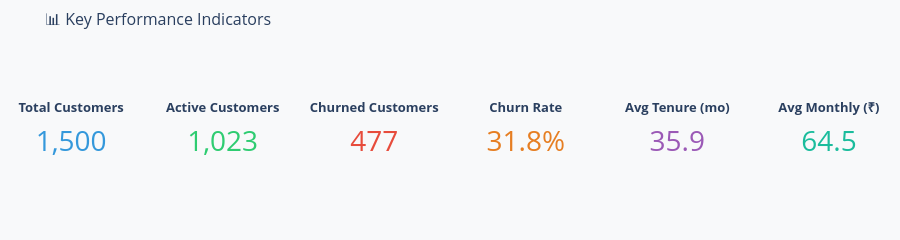

This figure's notebook cell:
### Markdown cell above
## 📊 KPI Dashboard

### Code cell
total = len(df)
churned = df['Churn'].sum()
active = total - churned
churn_rate = churned/total*100
avg_tenure = df['Tenure_Months'].mean()
avg_monthly = df['MonthlyCharges'].mean()
revenue_lost = df[df['Churn']==1]['TotalCharges'].sum()

fig = make_subplots(rows=1, cols=6,
    specs=[[{'type':'indicator'}]*6],
    column_widths=[1,1,1,1,1,1])

kpis = [
    ('Total Customers', total, None, '#3498db'),
    ('Active Customers', active, None, '#2ecc71'),
    ('Churned Customers', churned, None, '#e74c3c'),
    ('Churn Rate', churn_rate, '%', '#e67e22'),
    ('Avg Tenure (mo)', avg_tenure, None, '#9b59b6'),
    ('Avg Monthly (₹)', avg_monthly, None, '#1abc9c'),
]
for i, (title, val, suffix, color) in enumerate(kpis, 1):
    num_fmt = f'.1f' if isinstance(val, float) else ','
    fig.add_trace(go.Indicator(
        mode='number',
        value=val,
        title={'text': f'<b>{title}</b>', 'font': {'size':13}},
        number={'font': {'size':28, 'color': color}, 'valueformat': num_fmt,
                'suffix': suffix if suffix else ''},
    ), row=1, col=i)

fig.update_layout(height=160, title_text='📊 Key Performance Indicators',
    title_font_size=16, paper_bgcolor='#f8f9fa', margin=dict(t=50,b=10,l=10,r=10))
fig.show()

### Figure 1 — Plotly figure (JSON) as saved in the notebook; plotly's stock layout.template omitted (floating-point values rounded to 4 significant figures)
{"data": [{"domain": {"x": [0, 0.1389], "y": [0, 1]}, "mode": "number", "number": {"font": {"color": "#3498db", "size": 28}, "suffix": "", "valueformat": ","}, "title": {"font": {"size": 13}, "text": "<b>Total Customers</b>"}, "type": "indicator", "value": 1500}, {"domain": {"x": [0.1722, 0.3111], "y": [0, 1]}, "mode": "number", "number": {"font": {"color": "#2ecc71", "size": 28}, "suffix": "", "valueformat": ","}, "title": {"font": {"size": 13}, "text": "<b>Active Customers</b>"}, "type": "indicator", "value": 1023}, {"domain": {"x": [0.3444, 0.4833], "y": [0, 1]}, "mode": "number", "number": {"font": {"color": "#e74c3c", "size": 28}, "suffix": "", "valueformat": ","}, "title": {"font": {"size": 13}, "text": "<b>Churned Customers</b>"}, "type": "indicator", "value": 477}, {"domain": {"x": [0.5167, 0.6556], "y": [0, 1]}, "mode": "number", "number": {"font": {"color": "#e67e22", "size": 28}, "suffix": "%", "valueformat": ".1f"}, "title": {"font": {"size": 13}, "text": "<b>Churn Rate</b>"}, "type": "indicator", "value": 31.8}, {"domain": {"x": [0.6889, 0.8278], "y": [0, 1]}, "mode": "number", "number": {"font": {"color": "#9b59b6", "size": 28}, "suffix": "", "valueformat": ".1f"}, "title": {"font": {"size": 13}, "text": "<b>Avg Tenure (mo)</b>"}, "type": "indicator", "value": 35.87}, {"domain": {"x": [0.8611, 1], "y": [0, 1]}, "mode": "number", "number": {"font": {"color": "#1abc9c", "size": 28}, "suffix": "", "valueformat": ".1f"}, "title": {"font": {"size": 13}, "text": "<b>Avg Monthly (₹)</b>"}, "type": "indicator", "value": 64.53}], "layout": {"height": 160, "margin": {"b": 10, "l": 10, "r": 10, "t": 50}, "paper_bgcolor": "#f8f9fa", "title": {"font": {"size": 16}, "text": "📊 Key Performance Indicators"}}}
